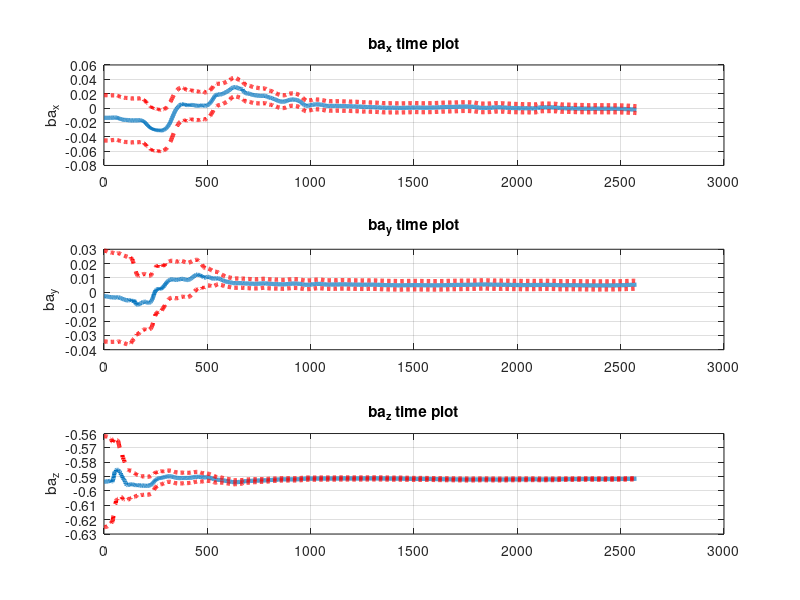
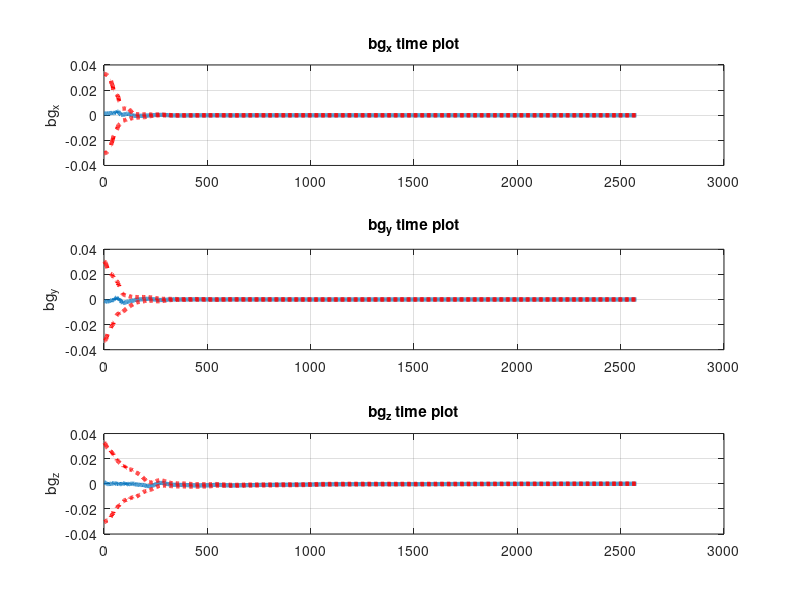

These charts were generated, in order, by the following MATLAB code:
clear all;
clc;
data = csvread('imu_bias.csv');
ba = data(:, 1:3);
bg = data(:, 4:6);
sigma_ba = data(:, 7:9);
sigma_bg = data(:, 10:12);

%%
figure('Name','Accelerometer Bias KF','NumberTitle','off');
subplot(311)
plot(ba(:,1), 'LineWidth', 3);
hold on;
plot(ba(:,1) + sigma_ba(:,1), '--r', 'LineWidth', 3);
hold on;
plot(ba(:,1) - sigma_ba(:,1), '--r', 'LineWidth', 3);
hold off;
ylabel('ba_x');
grid;
title('ba_x time plot');
subplot(312)
plot(ba(:,2), 'LineWidth', 3);
hold on;
plot(ba(:,2) + sigma_ba(:,2), '--r', 'LineWidth', 3);
hold on;
plot(ba(:,2) - sigma_ba(:,2), '--r', 'LineWidth', 3);
hold off;
ylabel('ba_y');
grid;
title('ba_y time plot');
subplot(313)
plot(ba(:,3), 'LineWidth', 3);
hold on;
plot(ba(:,3) + sigma_ba(:,3), '--r', 'LineWidth', 3);
hold on;
plot(ba(:,3) - sigma_ba(:,3), '--r', 'LineWidth', 3);
hold off;
ylabel('ba_z');
grid;
title('ba_z time plot');
%%
figure('Name','Gyroscope Bias KF','NumberTitle','off');
subplot(311)
plot(bg(:,1), 'LineWidth', 3);
hold on;
plot(bg(:,1) + sigma_bg(:,1), '--r', 'LineWidth', 3);
hold on;
plot(bg(:,1) - sigma_bg(:,1), '--r', 'LineWidth', 3);
hold off;
ylabel('bg_x');
grid;
title('bg_x time plot');
subplot(312)
plot(bg(:,2), 'LineWidth', 3);
hold on;
plot(bg(:,2) + sigma_bg(:,2), '--r', 'LineWidth', 3);
hold on;
plot(bg(:,2) - sigma_bg(:,2), '--r', 'LineWidth', 3);
hold off;
ylabel('bg_y');
grid;
title('bg_y time plot');
subplot(313)
plot(bg(:,3), 'LineWidth', 3);
hold on;
plot(bg(:,3) + sigma_bg(:,3), '--r', 'LineWidth', 3);
hold on;
plot(bg(:,3) - sigma_bg(:,3), '--r', 'LineWidth', 3);
hold off;
ylabel('bg_z');
title('bg_z time plot');
grid;